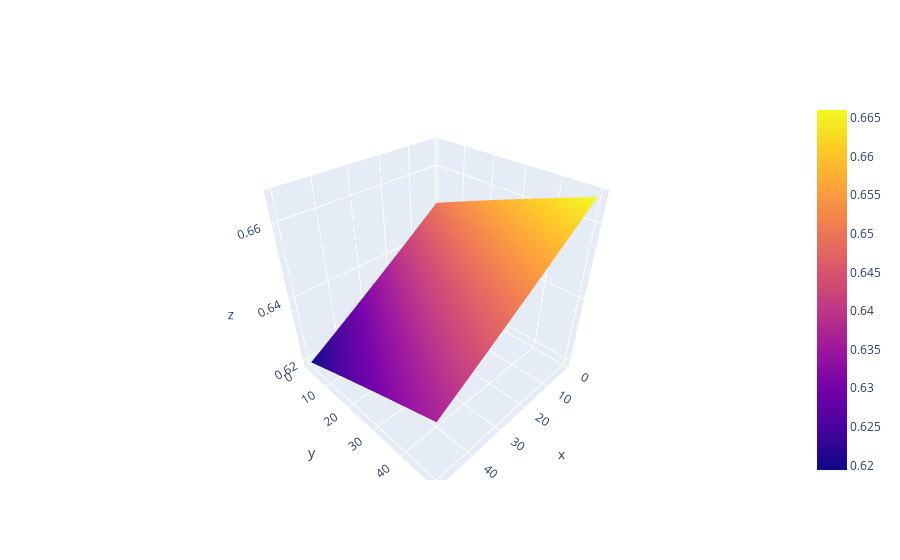

Write notebook code for a chart like this one.
### Code cell
df = compute_beta_stats()
df_mean_pivoted = df.pivot(index="prior_alpha", columns="prior_beta", values= "post mean")
df_mean_pivoted
surface = go.Surface(z=df_mean_pivoted.values, x=df_mean_pivoted.index, y=df_mean_pivoted.columns)
fig = go.Figure(surface)
fig

### Figure 1 — Plotly figure (JSON) as saved in the notebook; plotly's stock layout.template omitted (floating-point values rounded to 4 significant figures; data arrays with more than 128 entries replaced by an {"elided": "..."} marker saying what was removed)
{"data": [{"type": "surface", "x": [1, 2, 5, 10, 15, 20, 25, 30, 35, 40, 45, 50], "y": [1, 2, 5, 10, 15, 20, 25, 30, 35, 40, 45, 50], "z": {"elided": "12x12 float values"}}], "layout": {}}
